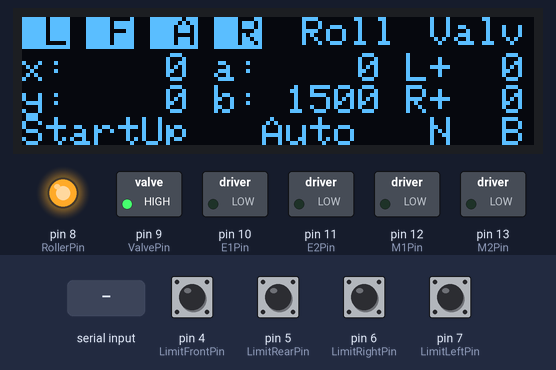
This sketch was run on a simulated Arduino Uno, built with avr-gcc and run on an emulated ATmega328P. Shown: 128×32 one-colour display, switched loads named in the sketch (green lamp = pin HIGH), output pins drawn as LEDs (lit = HIGH). Inputs (shaded band) come from the test bench; at power-on: pin 4 (LimitFrontPin), pin 5 (LimitRearPin), pin 6 (LimitRightPin), pin 7 (LimitLeftPin) HIGH. What the sketch prints to the serial monitor is not drawn.

Above: at 1.6 s.
1.7 s: "r" received over Serial
At 2.1 s:
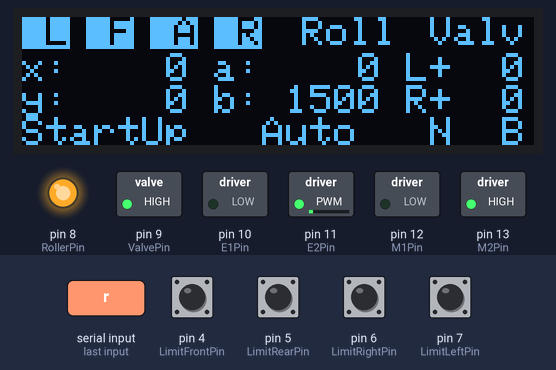
At 7.5 s:
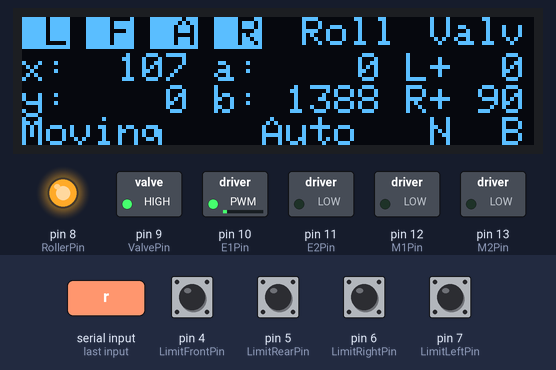
10.1 s: "Y" received over Serial
At 13.0 s:
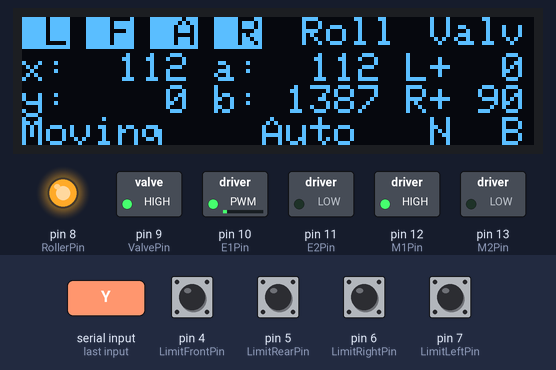
Timing chart, 0 to 22.1 s (numbered marks = the images above; inputs shaded):
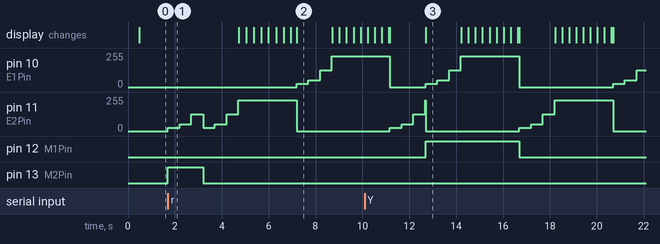

The sketch:

Rullit2.ino
```cpp
#include "display.h"
#include "bluesmirf.h"
#include "limitswitch.h"
#include "dispenser.h"

#define STARTUP_DELAY_MS      5000
#define MOTOR_SPEED_RPM       30.0
#define PULLEY_RADIUS_MM      16.0
#define SECONDS_PER_MINUTE    60.0
#define THREAD_SPEED_MM_S     ((MOTOR_SPEED_RPM * PULLEY_RADIUS_MM * 2 * PI) / SECONDS_PER_MINUTE)
#define CYCLE_TIME_MS         100.0
#define CYCLE_TIME_S          (CYCLE_TIME_MS / 1000.0)
#define SAFETY_MARGIN         0
#define STEP_MM               (THREAD_SPEED_MM_S * CYCLE_TIME_S * (1.0 - SAFETY_MARGIN))
#define PATH_STEP_MM          200.0
#define PATH_STEP_MS          ((PATH_STEP_MM / THREAD_SPEED_MM_S) * 1000.0)
//#define WIDTH_MM              11000.0
#define WIDTH_MM              1500.0
#define PERC_LOW_LIMIT        50
#define WIND_PERC             90
#define WIND_DIR              0
#define UNWIND_DIR            1
#define SOFTSTART_STEPS_DELAY 500

//#define TEST

const float SoftStartSteps[] = {10, 20, 50};

/** limit switches **/
const int LimitLeftPin = 7;
const int LimitRightPin = 6;
const int LimitFrontPin = 4;
const int LimitRearPin = 5;

/** encoder switches **/
//const int EncoderLeftPin = 6;
//const int EncoderRightPin = 7;

/** output pins **/
const int RollerPin = 8;
const int ValvePin = 9;

/**set control port**/
const int E1Pin = 10;
const int M1Pin = 12;
const int E2Pin = 11;
const int M2Pin = 13;

/**inner definition**/
typedef struct {
  byte enPin;
  byte directionPin;
} MotorContrl;

const int LeftMotor = 0;
const int RightMotor = 1;
const int MotorNum = 2;

const MotorContrl MotorPin[] = { {E1Pin, M1Pin}, {E2Pin, M2Pin} } ;

const int Forward = LOW;
const int Backward = HIGH;

typedef enum {
  Status_StartUp,
  Status_Moving,
  Status_Completed
} APP_STATUS;

RullitDisplay display;
BlueSmirf blueSmirf;
LimitSwitch leftLS(LimitLeftPin);
LimitSwitch rightLS(LimitRightPin);
LimitSwitch frontLS(LimitFrontPin);
LimitSwitch rearLS(LimitRearPin);
Dispenser dispenser(ValvePin);

APP_STATUS status = Status_StartUp;
APP_STATUS prevStatus = Status_StartUp;
unsigned long startUpMs;
long aLength;
long bLength;
int estimatedX;
int estimatedY;
unsigned long startMoveMs;
long startMoveLength;
int currentMotor;
int currentPerc;
int leftPerc;
int rightPerc;

void setup() {
  Serial.begin(115200);
  Serial.println("RULLIT");

  // put your setup code here, to run once:
  initMotors();
  initPins();
  initLimitSwitches();
  resetStatus();
  rollerOff();

  display.init();
  display.update();

  blueSmirf.init();
  dispenser.init();

  startUpMs = millis();
}

void loop() {
  unsigned long currMs = millis();
  unsigned long deltaMs;
  bool simulateFront = false;

  updateLimitSwitches();

  // always check for limit switches and stop motors immediately
  if (leftSwitch() || rightSwitch() || frontSwitch() || rearSwitch())
  {
    stopMotor(LeftMotor);
    stopMotor(RightMotor);
  }

  if ((rightLS.changed() && rightSwitch()) || (rearLS.changed() && rearSwitch()))
  {
    unsigned long delta = abs(rightLS.openMillis() - rearLS.openMillis());

    Serial.print("[");
    Serial.print(status);
    Serial.print("] L");
    Serial.print(leftSwitch()? 1 : 0);
    Serial.print(" F");
    Serial.print(frontSwitch()? 1 : 0);
    Serial.print(" A");
    Serial.print(rearSwitch()? 1 : 0);
    Serial.print(" R");
    Serial.print(rightSwitch()? 1 : 0);
    Serial.print(" AT:");
    Serial.print(rearLS.openMillis());
    Serial.print(" RT:");
    Serial.print(rightLS.openMillis());
    Serial.print(" Dt:");
    Serial.print(delta);
    Serial.println();

    if ((rightLS.openMillis() != 0) && (rearLS.openMillis() != 0) && (delta < 15000))
    {
      rollerOff();
      status = Status_Completed;
    }
  }

  if (Serial.available())
  {
    int ch = Serial.read();
    Serial.print("Command: ");
    Serial.print(ch);
    Serial.print("; ");
    Serial.print(PATH_STEP_MS);
    Serial.println();

    if (ch == 's' || ch == 'S')
    {
      stopMotor(LeftMotor);
      stopMotor(RightMotor);
      status = Status_StartUp;
    }
    else if (ch == 'r' || ch == 'R')
    {
      status = Status_Moving;
      resetStatus();

      stopMotor(LeftMotor);
      stopMotor(RightMotor);
      moveMotor(RightMotor, UNWIND_DIR, WIND_PERC);
    }
    else if (ch == 'u')
    {
      stepMotor(RightMotor, UNWIND_DIR, WIND_PERC);
    }
    else if (ch == 'U')
    {
      stepMotor(RightMotor, WIND_DIR, WIND_PERC);
    }
    else if (ch == 'y')
    {
      stepMotor(LeftMotor, UNWIND_DIR, WIND_PERC);
    }
    else if (ch == 'Y')
    {
      stepMotor(LeftMotor, WIND_DIR, WIND_PERC);
    }
    else if (ch == 'i' || ch == 'I')
    {
      stopMotor(LeftMotor);
      stopMotor(RightMotor);

      moveMotor(RightMotor, WIND_DIR, WIND_PERC);
    }
    else if (ch == 'l' || ch == 'L')
    {
      stopMotor(LeftMotor);
      stopMotor(RightMotor);

      moveMotor(LeftMotor, UNWIND_DIR, WIND_PERC);
    }
    else if (ch == 't')
    {
      simulateFront = true;
    }
  }

  if (!blueSmirf.manualMode())
  {
    switch (blueSmirf.command())
    {
      case Command_Start:
        if (status != Status_Moving)
        {
          rollerOn();
          dispenser.start();
          moveMotor(RightMotor, UNWIND_DIR, WIND_PERC);

          status = Status_Moving;
        }
        break;

      case Command_Stop:
        if (status == Status_Moving)
        {
          stopMotor(LeftMotor);
          stopMotor(RightMotor);
          rollerOff();
          dispenser.stop();

          status = Status_Completed;
        }
        break;
    }

    if (leftLS.changed() || frontLS.changed() || rearLS.changed() || rightLS.changed())
    {
      Serial.print("[");
      Serial.print(status);
      Serial.print("] L");
      Serial.print(leftSwitch()? 1 : 0);
      Serial.print(" F");
      Serial.print(frontSwitch()? 1 : 0);
      Serial.print(" A");
      Serial.print(rearSwitch()? 1 : 0);
      Serial.print(" R");
      Serial.print(rightSwitch()? 1 : 0);
      Serial.println();
    }

    if (status == Status_Moving)
    {
      if (leftSwitch())
      {
        handleLeftLimit();
      }
      else if (rearSwitch())
      {
        handleBottomLimit();
      }
      else if (frontSwitch() || simulateFront)
      {
        simulateFront = false;
        handleTopLimit();
      }
      else if (rightSwitch())
      {
        handleRightLimit();
      }
    }
  }
  else
  {
    switch (blueSmirf.command())
    {
      case Command_Stop:
        stopMotor(LeftMotor);
        stopMotor(RightMotor);
        break;

      case Command_LeftUnwind:
        moveMotor(LeftMotor, UNWIND_DIR, WIND_PERC);
        break;

      case Command_LeftWind:
        moveMotor(LeftMotor, WIND_DIR, WIND_PERC);
        break;

      case Command_RightUnwind:
        moveMotor(RightMotor, UNWIND_DIR, WIND_PERC);
        break;

      case Command_RightWind:
        moveMotor(RightMotor, WIND_DIR, WIND_PERC);
        break;
    }
  }

  updateRopeLengths();

  if (blueSmirf.connected())
  {
    blueSmirf.rollerOn()? rollerOn() : rollerOff();
    blueSmirf.valveOn()? valveOn() : valveOff();
  }

  dispenser.update();

  display.setConnected(blueSmirf.connected());
  display.setMode(blueSmirf.manualMode()? Mode_Manual : Mode_Auto);
  display.setCommand((int)blueSmirf.command());
  display.setSwitch(Switch_Left, leftSwitch());
  display.setSwitch(Switch_Front, frontSwitch());
  display.setSwitch(Switch_Rear, rearSwitch());
  display.setSwitch(Switch_Right, rightSwitch());
  display.setStatus(status);
  display.setPos(estimatedX, estimatedY);
  display.setLengths(aLength, bLength);
  display.setPWM(leftPerc, rightPerc);
  display.setValve(dispenser.valve());
  display.update();

  blueSmirf.setAppStatus((int)status);
  blueSmirf.setSwitches(leftSwitch(), frontSwitch(), rearSwitch(), rightSwitch());
  blueSmirf.setPos(estimatedX, estimatedY);
  blueSmirf.setLengths(aLength, bLength);
  blueSmirf.setPWM(leftPerc, rightPerc);
  blueSmirf.setValve(dispenser.valve());
  blueSmirf.update();
}

/**functions**/
void initMotors( ) {
  int i;
  for ( i = 0; i < MotorNum; i++ ) {
    digitalWrite(MotorPin[i].enPin, LOW);

    pinMode(MotorPin[i].enPin, OUTPUT);
    pinMode(MotorPin[i].directionPin, OUTPUT);
  }
}

void initLimitSwitches()
{
  leftLS.init();
  rightLS.init();
  frontLS.init();
  rearLS.init();
}

void updateLimitSwitches()
{
  leftLS.resetChanged();
  rightLS.resetChanged();
  frontLS.resetChanged();
  rearLS.resetChanged();

  leftLS.update();
  rightLS.update();
  frontLS.update();
  rearLS.update();
}

void initPins( ) {
  pinMode(RollerPin, OUTPUT);
  pinMode(ValvePin, OUTPUT);
}

void rollerOn()
{
  digitalWrite(RollerPin, LOW);
  blueSmirf.setRoller(true);
  display.setRoller(true);
}

void rollerOff()
{
  digitalWrite(RollerPin, HIGH);
  blueSmirf.setRoller(false);
  display.setRoller(false);
}

void valveOn()
{
  dispenser.setValve(true);
}

void valveOff()
{
  dispenser.setValve(false);
}

bool leftSwitch()
{
#ifndef TEST
  return (leftLS.open());
#else
  return false;
#endif
}

bool rightSwitch()
{
#ifndef TEST
  return (rightLS.open());
#else
  return false;
#endif
}

bool frontSwitch()
{
#ifndef TEST
  return (frontLS.open());
#else
  return false;
#endif
}

bool rearSwitch()
{
#ifndef TEST
  return (rearLS.open());
#else
  return false;
#endif
}

void stepMotor(int motor, int dir, int perc)
{
  Serial.print("stepMotor ");
  Serial.print((motor == LeftMotor)? "LEFT " : "RIGHT ");
  Serial.print((dir == WIND_DIR)? "WIND " : "UNWIND ");
  Serial.print(perc);
  Serial.print("%");
  Serial.println();

  unsigned long end = millis() + PATH_STEP_MS;
  moveMotor(motor, dir, perc);
  while (millis() < end)
  {
    updateRopeLengths();

    display.setSwitch(Switch_Left, leftSwitch());
    display.setSwitch(Switch_Front, frontSwitch());
    display.setSwitch(Switch_Rear, rearSwitch());
    display.setSwitch(Switch_Right, rightSwitch());
    display.setStatus(status);
    display.setPos(estimatedX, estimatedY);
    display.setLengths(aLength, bLength);
    display.setPWM(leftPerc, rightPerc);
    display.setValve(dispenser.valve());
    display.update();

    blueSmirf.setAppStatus((int)status);
    blueSmirf.setSwitches(leftSwitch(), frontSwitch(), rearSwitch(), rightSwitch());
    blueSmirf.setPos(estimatedX, estimatedY);
    blueSmirf.setLengths(aLength, bLength);
    blueSmirf.setPWM(leftPerc, rightPerc);
    blueSmirf.setValve(dispenser.valve());
    blueSmirf.update();

    delay(1);
  }
  stopMotor(motor);

  Serial.println("stepMotor completed");
}

void handleLeftLimit()
{
  Serial.println(">>> LEFT LIMIT");
  stepMotor(RightMotor, WIND_DIR, WIND_PERC);
  stepMotor(LeftMotor, UNWIND_DIR , WIND_PERC);

  Serial.println("moveMotor RIGHT WIND");
  moveMotor(RightMotor, WIND_DIR, WIND_PERC);
}

void handleBottomLimit()
{
  Serial.println(">>> BOTTOM LIMIT");
  stepMotor(LeftMotor, WIND_DIR, WIND_PERC);
  stepMotor(RightMotor, WIND_DIR, WIND_PERC);
  stepMotor(LeftMotor, UNWIND_DIR, WIND_PERC);
  stepMotor(LeftMotor, UNWIND_DIR, WIND_PERC);

  Serial.println("moveMotor RIGHT WIND");
  moveMotor(RightMotor, WIND_DIR, WIND_PERC);
}

void handleTopLimit()
{
  Serial.println(">>> TOP LIMIT");
  stepMotor(LeftMotor, UNWIND_DIR, WIND_PERC);
  stepMotor(RightMotor, WIND_DIR, WIND_PERC);
  stepMotor(LeftMotor, UNWIND_DIR, WIND_PERC);

  Serial.println("moveMotor RIGHT UNWIND");
  moveMotor(RightMotor, UNWIND_DIR, WIND_PERC);
}

void handleRightLimit()
{
  Serial.println(">>> RIGHT LIMIT");
  stepMotor(RightMotor, UNWIND_DIR, WIND_PERC);
  stepMotor(LeftMotor, UNWIND_DIR, WIND_PERC);

  Serial.println("moveMotor RIGHT UNWIND");
  moveMotor(RightMotor, UNWIND_DIR, WIND_PERC);
}

void resetStatus()
{
  aLength = 0;
  bLength = WIDTH_MM;

  updateEstimatedCoords();
}

void updateRopeLengths()
{
  if (currentMotor == -1)
    return;

  unsigned long delta = millis() - startMoveMs;
  float length = (THREAD_SPEED_MM_S * (float)delta * ((float)currentPerc / 100.0)) / 1000.0;

  if (currentMotor == LeftMotor)
    aLength = startMoveLength + length;
  else if (currentMotor == RightMotor)
    bLength = startMoveLength - length;

  if (aLength < 0)
    aLength = 0;

  if (bLength < 0)
    bLength = 0;

  updateEstimatedCoords();
}

void updateEstimatedCoords()
{
    float a = aLength;
  float b = bLength;
  float x = ((a * a) - (b * b) + (WIDTH_MM * WIDTH_MM)) / (2 * WIDTH_MM);
  estimatedX = (int)x;

  float y = sqrt((a * a) - (x * x));
  estimatedY = (int)y;
}

void stopMotor(int motorNumber)
{
  if (currentPerc != 0)
  {
    Serial.print("STOP ");
    Serial.print((motorNumber == LeftMotor)? "LEFT " : "RIGHT ");
    Serial.println();
  }

  updateRopeLengths();
  moveMotor(motorNumber, 0);
}

void moveMotor(int motorNumber, int dir, float perc)
{
  if (currentMotor != motorNumber)
  {
    stopMotor(LeftMotor);
    stopMotor(RightMotor);
  }

  float sign = +1.0;

  if (motorNumber == LeftMotor)  {
    if (dir == WIND_DIR)
      sign = -1.0;
  }
  else {
    if (dir == UNWIND_DIR)
      sign = -1.0;
  }

  if (currentPerc != 0)
  {
    if (currentPerc == (sign * perc))
      return;

    stopMotor(currentMotor);
  }

  for (int i=0; i<sizeof(SoftStartSteps)/sizeof(float); i++)
  {
    moveMotor(motorNumber, sign * SoftStartSteps[i]);
    delay(SOFTSTART_STEPS_DELAY);
  }

  moveMotor(motorNumber, sign * perc);
}

void moveMotor(int motorNumber, float perc)
{
  currentMotor = (perc != 0)? motorNumber : -1;
  currentPerc = perc;
  startMoveLength = (motorNumber == LeftMotor)? aLength : bLength;
  startMoveMs = millis();

  leftPerc = (motorNumber == LeftMotor)? perc : 0;
  rightPerc = (motorNumber == RightMotor)? perc : 0;

  setMotorDirection(motorNumber, (perc < 0)? 1 : 0);
  setMotorSpeed(motorNumber, (int)fabs(perc));
}

/**  motorNumber: M1, M2
direction:          Forward, Backward **/
void setMotorDirection( int motorNumber, int direction ) {
  digitalWrite( MotorPin[motorNumber].directionPin, direction);
}

/** speed:  0-100   * */
inline void setMotorSpeed( int motorNumber, int speed ) {
  analogWrite(MotorPin[motorNumber].enPin, 255.0 * (speed / 100.0) ); //PWM
}
```

bluesmirf.cpp
```cpp
#include "bluesmirf.h"
#include <Arduino.h>
#include <SoftwareSerial.h>

int bluetoothTx = 2;  // TX-O pin of bluetooth mate, Arduino D2
int bluetoothRx = 3;  // RX-I pin of bluetooth mate, Arduino D3

SoftwareSerial _bluetooth(bluetoothTx, bluetoothRx);

BlueSmirf::BlueSmirf()
{
  _protoStatus = Proto_WaitSTX;
  _manual = false;
  _command = Command_None;
  _appStatus = 0;
  _rollerCommand = false;
  _rollerStatus = false;
  _valveCommand = false;
  _valveStatus = false;
  _lastMsgMs = 0;
  _connected = false;
}

void BlueSmirf::init()
{
  _bluetooth.begin(115200);  // The Bluetooth Mate defaults to 115200bps
  _bluetooth.print("$$$");  // Print three times individually
  delay(100);  // Short delay, wait for the Mate to send back CMD

  _bluetooth.println("U,9600,N");  // Temporarily Change the baudrate to 9600, no parity
  // 115200 can be too fast at times for NewSoftSerial to relay the data reliably
  _bluetooth.begin(9600);  // Start bluetooth serial at 9600
  _bluetooth.print("$$$");  // Print three times individually
  delay(100);  // Short delay, wait for the Mate to send back CMD
  _bluetooth.println("SM,0");
  delay(100);
  _bluetooth.println("---");
  delay (100);
}

bool BlueSmirf::update()
{
  bool newMessage = false;

  while (_bluetooth.available())
  {
    newMessage |= protoUpdate();
  }

  if (!newMessage)
  {
    if (_lastMsgMs == 0)
      return false;

    unsigned long delta = millis() - _lastMsgMs;
    if (delta > 5000)
    {
      _manual = false;
      _command = Command_None;
      _rollerCommand = false;
      _valveCommand = false;
      _connected = false;

      _lastMsgMs = 0;
    }

    return false;
  }

  _lastMsgMs = millis();
  _connected = true;

  Serial.print("New message: Man: ");
  Serial.print(_manual);
  Serial.print("; Command: ");
  Serial.print(_command);
  Serial.println();

  // Serial.write() writes one byte
  unsigned char switches = 0x00;
  if (_left) switches |= 0x01;
  if (_front) switches |= 0x02;
  if (_aft) switches |= 0x04;
  if (_right) switches |= 0x08;

  unsigned char outputs = 0x00;
  if (_rollerStatus) outputs |= 0x01;
  if (_valveStatus) outputs |= 0x02;

  _bluetooth.write((byte)'$');
  _bluetooth.write((byte)_appStatus);
  _bluetooth.write((byte)switches);
  _bluetooth.write((byte)outputs);
  _bluetooth.write((byte)(((unsigned int)_x >> 8) & 0xFF));
  _bluetooth.write((byte)((unsigned int)_x & 0xFF));
  _bluetooth.write((byte)(((unsigned int)_y >> 8) & 0xFF));
  _bluetooth.write((byte)((unsigned int)_y & 0xFF));
  _bluetooth.write((byte)(((unsigned int)_a >> 8) & 0xFF));
  _bluetooth.write((byte)((unsigned int)_a & 0xFF));
  _bluetooth.write((byte)(((unsigned int)_b >> 8) & 0xFF));
  _bluetooth.write((byte)((unsigned int)_b & 0xFF));
  _bluetooth.write((char)_pwmL);
  _bluetooth.write((char)_pwmR);
  _bluetooth.write((byte)'#');

  return true;
}

void BlueSmirf::setSwitches(bool l, bool f, bool a, bool r)
{
  _left = l;
  _front = f;
  _aft = a;
  _right = r;
}

void BlueSmirf::setPos(float x, float y)
{
  _x = x;
  _y = y;
}

void BlueSmirf::setLengths(float a, float b)
{
  _a = a;
  _b = b;
}

void BlueSmirf::setPWM(int l, int r)
{
  _pwmL = l;
  _pwmR = r;
}

void BlueSmirf::setAppStatus(int status)
{
  _appStatus = status;
}

void BlueSmirf::setRoller(bool on)
{
  _rollerStatus = on;
}

void BlueSmirf::setValve(bool on)
{
  _valveStatus = on;
}

bool BlueSmirf::connected()
{
  return _connected;
}

bool BlueSmirf::manualMode()
{
  return _manual;
}

CommandEnum BlueSmirf::command()
{
  return _command;
}

bool BlueSmirf::rollerOn()
{
  return _rollerCommand;
}

bool BlueSmirf::valveOn()
{
  return _valveCommand;
}

bool BlueSmirf::protoUpdate()
{
  bool newMessage = false;
  char c = _bluetooth.read();

  switch (_protoStatus)
  {
    case Proto_WaitSTX:
      if (c == '$')
        _protoStatus = Proto_WaitMode;
      break;
    case Proto_WaitMode:
      _manual = (c == 1);
      _protoStatus = Proto_WaitCommand;
      break;
    case Proto_WaitCommand:
      _command = (CommandEnum)c;
      _protoStatus = Proto_WaitOutput;
      break;
    case Proto_WaitOutput:
      _rollerCommand = ((c & 0x01) != 0);
      _valveCommand = ((c & 0x02) != 0);
      _protoStatus = Proto_WaitETX;
      break;
    case Proto_WaitETX:
      newMessage = true;
      _protoStatus = Proto_WaitSTX;
      break;
  }

  return newMessage;
}
```

Source omitted: bluesmirf.h (1286 bytes), dispenser.cpp (2073 bytes), dispenser.h (464 bytes), display.cpp (5462 bytes), display.h (950 bytes), limitswitch.cpp (968 bytes), limitswitch.h (385 bytes)

Measured:
- after the input at 1.7 s, pin 10 (E1Pin): 0/255 → 25/255 after 5.5 s, → 51/255 0.50 s later, → 127/255 0.50 s later, → 229/255 0.50 s later; pin 11 (E2Pin): 0/255 → 25/255 at once, → 51/255 0.50 s later, → 127/255 0.50 s later, → 25/255 0.50 s later, … (8 changes in this stretch); pin 13 (M2Pin): LOW → HIGH at once, → LOW 1.5 s later
- after the input at 10.1 s, pin 12 (M1Pin): LOW → HIGH after 2.6 s, → LOW 4.0 s later
- what the display in image 2 shows lasts 1.5 s, from 7.2 s to 8.7 s
